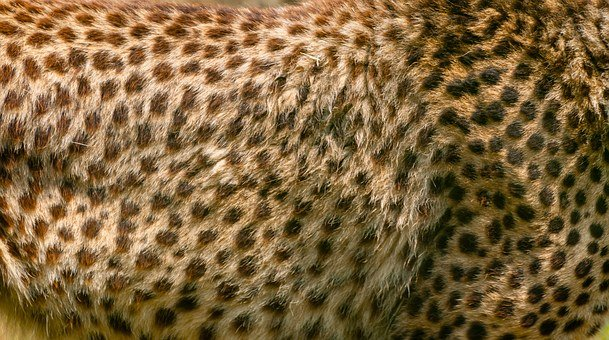
#> input picture BigCats/Cheetah/cheetah-1128798__340.jpg, 609 x 340 px; its folder holds only this picture in this run
$ jupyter execute --allow-errors PR_Task2_Exploration.ipynb   (shell and % lines are left out)
#> lines starting #> are read from the running program, lines starting #| are printed output that depends on the picture
[cell 1]
import numpy as np
import pandas as pd
import cv2
import os
import matplotlib.pyplot as plt
import warnings
warnings.filterwarnings('ignore')
import random

[cell 2]
path = "BigCats"
folder = os.listdir(path)
distribution_of_data = {}
images = {}
for i in range(len(folder)):
    image_array=[]
    dir = os.path.join(path,folder[i])
    for file in os.listdir(dir):
        img = cv2.imread(os.path.join(dir,file),0)
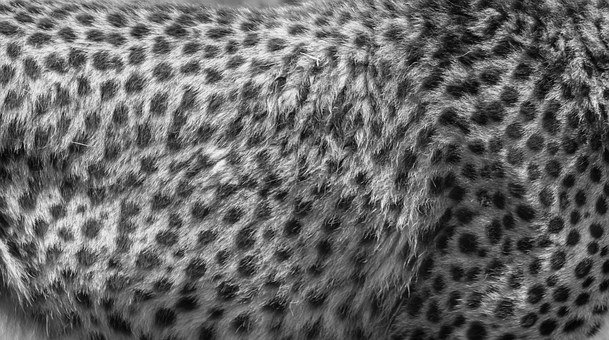
#> img: shape (340, 609); min 0, max 255, mean 103.7
#0 in the imread read image in greyscale mode
        image_array.append(img)
    images[folder[i]] = image_array
    distribution_of_data[folder[i]] = len(os.listdir(dir))
#> pass 2 of the loop `for i in range(len(folder)):`:
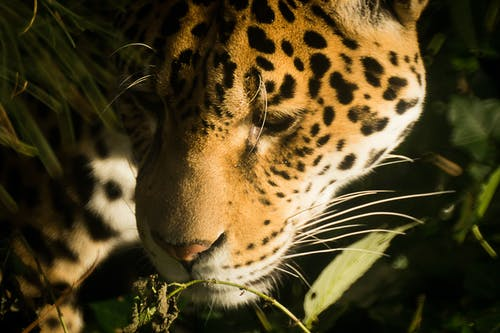
#> input picture BigCats/Jaguar/africa-animals-zoo-tiger.jpg, 500 x 333 px
#> `img = cv2.imread(os.path.join(dir,file),0)`:
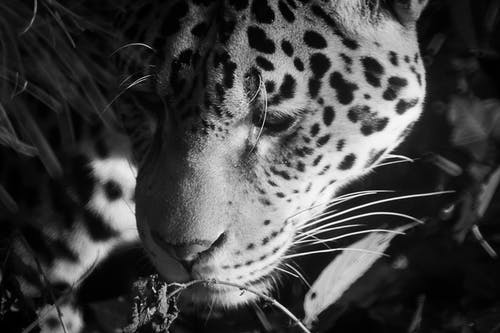
#> img: shape (333, 500); min 0, max 255, mean 66.7

[cell 3]
distribution_of_data

[cell 4]
names = list(distribution_of_data.keys())
values = list(distribution_of_data.values())
plt.bar(range(len(distribution_of_data)), values, tick_label=names, color = ["blue","orange","red","green","grey"])
plt.ylabel('Number of Sample')
plt.suptitle('Image Classification of BigCats')
plt.xlabel('Bigcats');
plt.rc('axes', labelsize=15)
plt.rc('figure', titlesize=20)
plt.show()
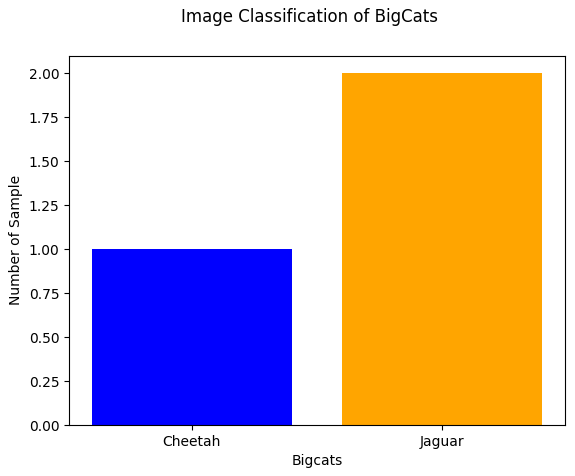
#> figure drawn by matplotlib, 1 panel
